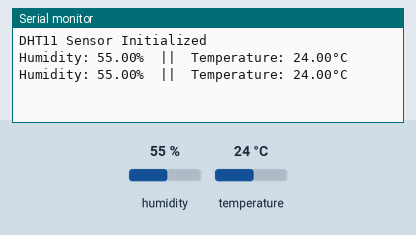
The program below on a simulated Arduino Uno R4 WiFi. Parts: the last lines printed to the serial monitor. The inputs (shaded band) are chosen by the test bench; at power-on: humidity 55 %, temperature 24 °C.

Above: at 2.8 s.
2.9 s: humidity set to 22 %
At 5.3 s:
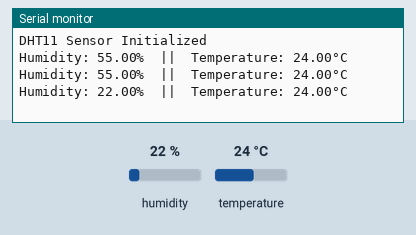
5.6 s: temperature set to 12 °C
At 6.5 s:
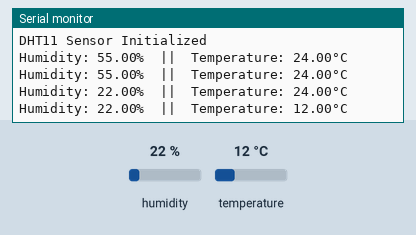
8.3 s: humidity set to 40 %
At 11.2 s:
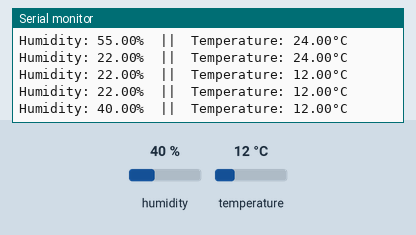
Timing chart, 0 to 12.7 s (numbered marks = the images above; inputs shaded):
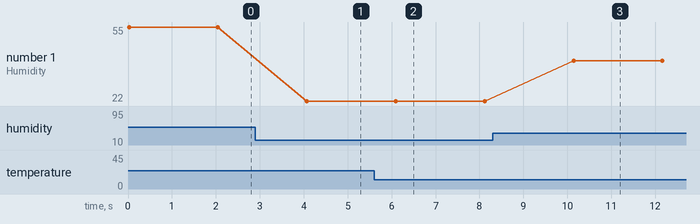

Measured:
- after the input at 2.9 s, the serial monitor: prints a new line after 1.2 s (image 1)
- after the input at 5.6 s, the serial monitor: prints a new line after 0.49 s (image 2)
- after the input at 8.3 s, the serial monitor: prints a new line after 1.8 s (image 3)
- plotted number 1: 55 → 22 after the input at 2.9 s, 22 → 40 after the input at 8.3 s

The program:

main.cpp
```cpp
#include <Arduino.h>
#include <DHT.h>

#define DHTPIN 2
#define DHTTYPE DHT11

DHT dht(DHTPIN, DHTTYPE);

void setup() {
    Serial.begin(9600);
    while (!Serial);   // good practice for Uno R4
    dht.begin();
    Serial.println("DHT11 Sensor Initialized");
}

void loop() {
    float h = dht.readHumidity();
    float t = dht.readTemperature(); // Celsius by default

    if (isnan(h) || isnan(t)) {
        Serial.println("Failed to read from DHT sensor!");
        delay(2000);
        return;
    }

    Serial.print("Humidity: ");
    Serial.print(h);
    Serial.print("%\t||\t");
    Serial.print("Temperature: ");
    Serial.print(t);
    Serial.println("°C");

    delay(2000);
}
```
